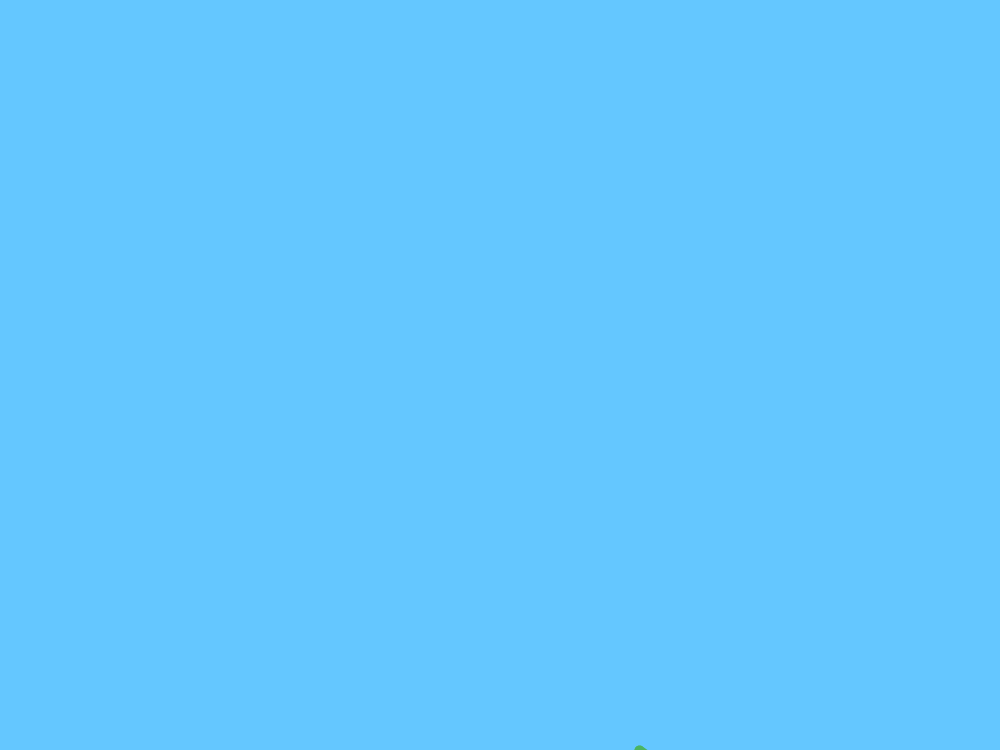
Frame 1 (no input)
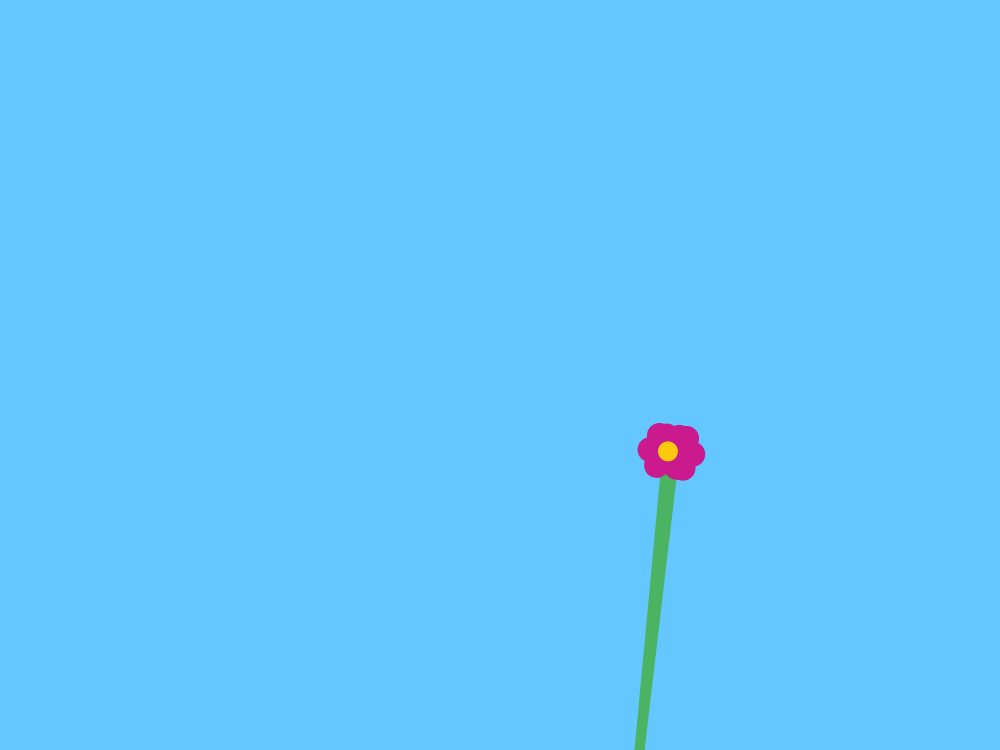
Frame 60 (the mouse pressed at the canvas centre just before this capture)
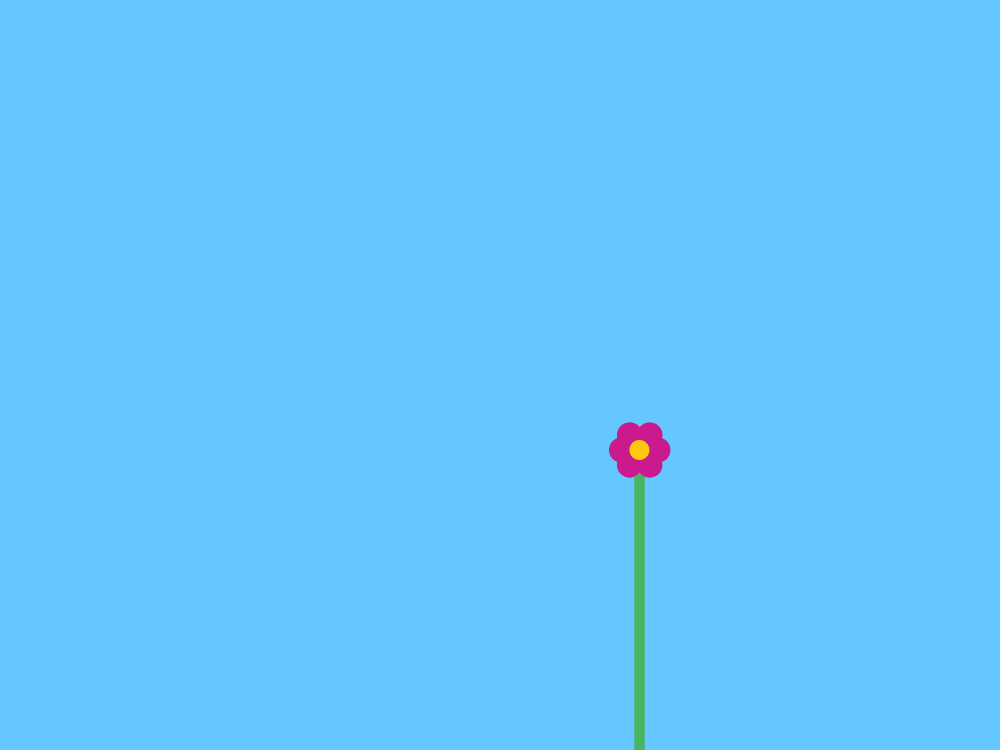
Frame 120 (the mouse held since frame 60 and released just before this capture)

The Processing sketch that drew these frames (run headless with seeded random() and noise(); from frame 60 on, the mouse is pressed at the canvas centre):

// Processing sketch: sketch_6_2_0
// ── sketch_6_2_0.pde
//Annabelle de Ruiter and Senna Claes
//With help from Ard Kotte, Babet ten Hagen, Sarah Janssen and Konrad Rempe

Flower power;
PVector origin;

void setup() {
  size(1000, 750);
  origin = new PVector(width/2, height);
  power = new Flower(origin);
  
    origin = new PVector(random(25, width-25), height);
    power = new Flower(origin);
  }


void draw() {
  frameRate(60);
  background(100, 199, 255);
  power.update();
  power.display();
  
    power.update();
    //power.updateWind();
    power.display();
  
}

// ── Bloem.pde
class Bloem {

  Bloem() {
  }

  void display() {
    noStroke();
    fill(202, 26, 142);
    circle(10, 15, 25);
    circle(-10, -15, 25);
    circle(-10, 15, 25);
    circle(10, -15, 25);
    circle(18, 0, 25);
    circle(-18, 0, 25);
    noStroke();
    fill(252, 201, 14);
    circle(0, 0, 20);
  }
}

// ── MassSpringDamper.pde
class Flower {
  int numberSegments=1;
  float angleFlower;
  float segmentLength;
  float offset = 0.1;
  Segment henk;
  Bloem bloem;

  Flower(PVector place) {
    origin = place;
    segmentLength = -300;
    bloem = new Bloem();
    henk = new Segment(5);
  }

  void update() {
    henk.update();
  }

void display() {
  strokeWeight(10);
  stroke(75, 180, 98);
  pushMatrix();
  translate(origin.x, origin.y);
  for (int i=0; i<numberSegments; i++) {
    rotate(henk.angle);
    line(0, 0, 0, segmentLength);
    translate(0, segmentLength);
  }
  bloem.display();
  popMatrix();
}
}

// ── Segment.pde
class Segment {
  float force, velocity, angle;
  float segmentMass;
  float spC; //spring constant
  float dampC; //dampening constant
  float friction;
  float v;
  float f;

  Segment(float f1) {
    force = f1;
    angle = PI/50;
    segmentMass = 2;
    spC = 0.2;
    dampC = 0.1;
    friction = 0.1;
  }

  void update() {
    velocity += force / segmentMass - v;
    angle += velocity;
    force = -spC*angle;
    force -= dampC * velocity;
    force += f;
    velocity*= dampC;
    v = velocity;
    f = force;
  }
}
